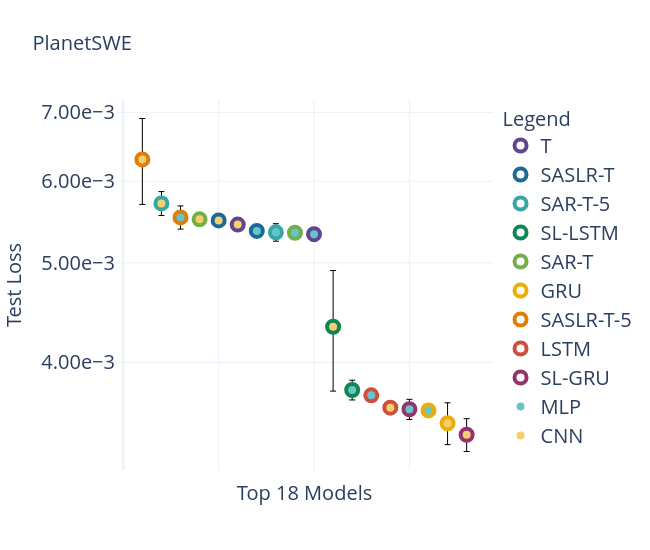
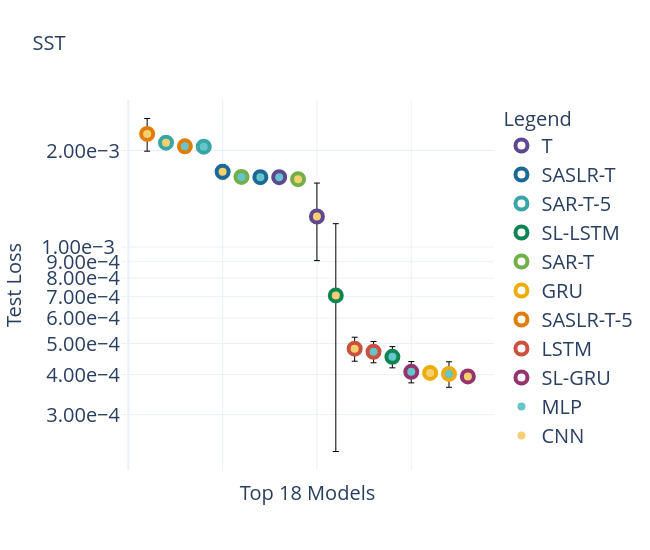
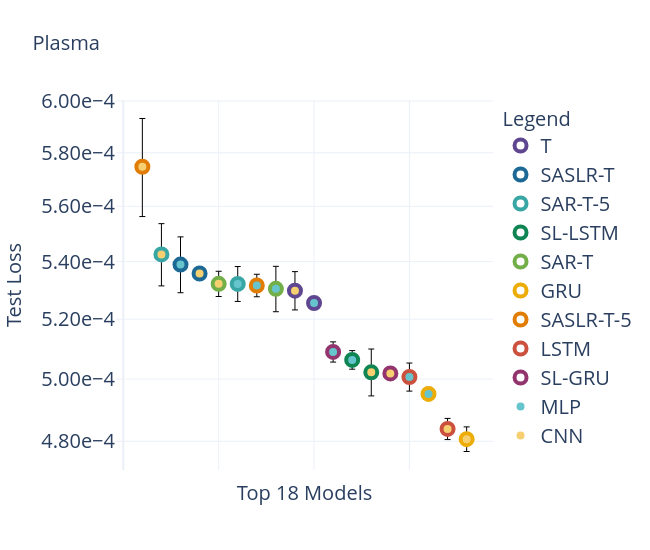

The code cell stored with these charts, in order, in its notebook:
### Code cell
# Limit the encoders plotted
if 1:
    encoders = ['vanilla_transformer', 'sindy_attention_transformer_rollout_5', 'sindy_attention_transformer_rollout', 'sindy_attention_sindy_loss_transformer_rollout_5', 'sindy_attention_sindy_loss_transformer_rollout', 'sindy_loss_gru', 'sindy_loss_lstm', 'lstm', 'gru']
else:
    encoders = None

for dataset in ['planetswe', 'sst', 'plasma']:
    pass
    print(f.renderText(dataset))
    plots.plot_model_results_scatter(results, dataset, top_n=None, save=False, fname=f"{dataset}_best_scatter", title_fontsize=20, axes_fontsize=20, legend_fontsize=20, reverse=False, encoders=encoders, results_type=results_type)
print(helpers.create_results_table(results, datasets=['plasma', 'sst', 'planetswe'], results_type=results_type))

### Figure 1 — Plotly figure (JSON) as saved in the notebook; plotly's stock layout.template omitted (floating-point values rounded to 4 significant figures)
{"data": [{"marker": {"color": "white", "line": {"color": "#5F4690", "width": 4}, "size": 12}, "mode": "markers", "name": "T", "showlegend": true, "type": "scatter", "x": [null], "y": [null]}, {"marker": {"color": "white", "line": {"color": "#1D6996", "width": 4}, "size": 12}, "mode": "markers", "name": "SASLR-T", "showlegend": true, "type": "scatter", "x": [null], "y": [null]}, {"marker": {"color": "white", "line": {"color": "#38A6A5", "width": 4}, "size": 12}, "mode": "markers", "name": "SAR-T-5", "showlegend": true, "type": "scatter", "x": [null], "y": [null]}, {"marker": {"color": "white", "line": {"color": "#0F8554", "width": 4}, "size": 12}, "mode": "markers", "name": "SL-LSTM", "showlegend": true, "type": "scatter", "x": [null], "y": [null]}, {"marker": {"color": "white", "line": {"color": "#73AF48", "width": 4}, "size": 12}, "mode": "markers", "name": "SAR-T", "showlegend": true, "type": "scatter", "x": [null], "y": [null]}, {"marker": {"color": "white", "line": {"color": "#EDAD08", "width": 4}, "size": 12}, "mode": "markers", "name": "GRU", "showlegend": true, "type": "scatter", "x": [null], "y": [null]}, {"marker": {"color": "white", "line": {"color": "#E17C05", "width": 4}, "size": 12}, "mode": "markers", "name": "SASLR-T-5", "showlegend": true, "type": "scatter", "x": [null], "y": [null]}, {"marker": {"color": "white", "line": {"color": "#CC503E", "width": 4}, "size": 12}, "mode": "markers", "name": "LSTM", "showlegend": true, "type": "scatter", "x": [null], "y": [null]}, {"marker": {"color": "white", "line": {"color": "#94346E", "width": 4}, "size": 12}, "mode": "markers", "name": "SL-GRU", "showlegend": true, "type": "scatter", "x": [null], "y": [null]}, {"marker": {"color": "#66C5CC", "line": {"color": "white", "width": 4}, "size": 12}, "mode": "markers", "name": "MLP", "showlegend": true, "type": "scatter", "x": [null], "y": [null]}, {"marker": {"color": "#F6CF71", "line": {"color": "white", "width": 4}, "size": 12}, "mode": "markers", "name": "CNN", "showlegend": true, "type": "scatter", "x": [null], "y": [null]}, {"error_y": {"array": [0.0006039], "color": "black", "thickness": 1, "type": "data", "visible": true, "width": 3}, "hovertemplate": "Encoder: sindy_attention_sindy_loss_transformer_rollout_5<br>Decoder: cnn<br>Mean Test Loss: 6.30e-03<br>Std Test Loss: 6.04e-04<br>Seeds: 5<br><extra></extra>", "marker": {"color": "#F6CF71", "line": {"color": "#E17C05", "width": 4}, "size": 12}, "mode": "markers", "name": "sindy_attention_sindy_loss_transformer_rollout_5-cnn", "showlegend": false, "type": "scatter", "x": [1], "y": [0.006301]}, {"error_y": {"array": [0.0001529], "color": "black", "thickness": 1, "type": "data", "visible": true, "width": 3}, "hovertemplate": "Encoder: sindy_attention_transformer_rollout_5<br>Decoder: cnn<br>Mean Test Loss: 5.71e-03<br>Std Test Loss: 1.53e-04<br>Seeds: 5<br><extra></extra>", "marker": {"color": "#F6CF71", "line": {"color": "#38A6A5", "width": 4}, "size": 12}, "mode": "markers", "name": "sindy_attention_transformer_rollout_5-cnn", "showlegend": false, "type": "scatter", "x": [2], "y": [0.00571]}, {"error_y": {"array": [0.0001434], "color": "black", "thickness": 1, "type": "data", "visible": true, "width": 3}, "hovertemplate": "Encoder: sindy_attention_sindy_loss_transformer_rollout_5<br>Decoder: mlp<br>Mean Test Loss: 5.53e-03<br>Std Test Loss: 1.43e-04<br>Seeds: 5<br><extra></extra>", "marker": {"color": "#66C5CC", "line": {"color": "#E17C05", "width": 4}, "size": 12}, "mode": "markers", "name": "sindy_attention_sindy_loss_transformer_rollout_5-mlp", "showlegend": false, "type": "scatter", "x": [3], "y": [0.005534]}, {"error_y": {"array": [6.233e-05], "color": "black", "thickness": 1, "type": "data", "visible": true, "width": 3}, "hovertemplate": "Encoder: sindy_attention_transformer_rollout<br>Decoder: cnn<br>Mean Test Loss: 5.51e-03<br>Std Test Loss: 6.23e-05<br>Seeds: 5<br><extra></extra>", "marker": {"color": "#F6CF71", "line": {"color": "#73AF48", "width": 4}, "size": 12}, "mode": "markers", "name": "sindy_attention_transformer_rollout-cnn", "showlegend": false, "type": "scatter", "x": [4], "y": [0.00551]}, {"error_y": {"array": [6.81e-05], "color": "black", "thickness": 1, "type": "data", "visible": true, "width": 3}, "hovertemplate": "Encoder: sindy_attention_sindy_loss_transformer_rollout<br>Decoder: cnn<br>Mean Test Loss: 5.50e-03<br>Std Test Loss: 6.81e-05<br>Seeds: 5<br><extra></extra>", "marker": {"color": "#F6CF71", "line": {"color": "#1D6996", "width": 4}, "size": 12}, "mode": "markers", "name": "sindy_attention_sindy_loss_transformer_rollout-cnn", "showlegend": false, "type": "scatter", "x": [5], "y": [0.005497]}, {"error_y": {"array": [2.687e-05], "color": "black", "thickness": 1, "type": "data", "visible": true, "width": 3}, "hovertemplate": "Encoder: vanilla_transformer<br>Decoder: cnn<br>Mean Test Loss: 5.45e-03<br>Std Test Loss: 2.69e-05<br>Seeds: 5<br><extra></extra>", "marker": {"color": "#F6CF71", "line": {"color": "#5F4690", "width": 4}, "size": 12}, "mode": "markers", "name": "vanilla_transformer-cnn", "showlegend": false, "type": "scatter", "x": [6], "y": [0.005446]}, {"error_y": {"array": [5.23e-05], "color": "black", "thickness": 1, "type": "data", "visible": true, "width": 3}, "hovertemplate": "Encoder: sindy_attention_sindy_loss_transformer_rollout<br>Decoder: mlp<br>Mean Test Loss: 5.37e-03<br>Std Test Loss: 5.23e-05<br>Seeds: 5<br><extra></extra>", "marker": {"color": "#66C5CC", "line": {"color": "#1D6996", "width": 4}, "size": 12}, "mode": "markers", "name": "sindy_attention_sindy_loss_transformer_rollout-mlp", "showlegend": false, "type": "scatter", "x": [7], "y": [0.005369]}, {"error_y": {"array": [0.0001047], "color": "black", "thickness": 1, "type": "data", "visible": true, "width": 3}, "hovertemplate": "Encoder: sindy_attention_transformer_rollout_5<br>Decoder: mlp<br>Mean Test Loss: 5.35e-03<br>Std Test Loss: 1.05e-04<br>Seeds: 5<br><extra></extra>", "marker": {"color": "#66C5CC", "line": {"color": "#38A6A5", "width": 4}, "size": 12}, "mode": "markers", "name": "sindy_attention_transformer_rollout_5-mlp", "showlegend": false, "type": "scatter", "x": [8], "y": [0.005352]}, {"error_y": {"array": [6.991e-05], "color": "black", "thickness": 1, "type": "data", "visible": true, "width": 3}, "hovertemplate": "Encoder: sindy_attention_transformer_rollout<br>Decoder: mlp<br>Mean Test Loss: 5.35e-03<br>Std Test Loss: 6.99e-05<br>Seeds: 5<br><extra></extra>", "marker": {"color": "#66C5CC", "line": {"color": "#73AF48", "width": 4}, "size": 12}, "mode": "markers", "name": "sindy_attention_transformer_rollout-mlp", "showlegend": false, "type": "scatter", "x": [9], "y": [0.005347]}, {"error_y": {"array": [8.061e-05], "color": "black", "thickness": 1, "type": "data", "visible": true, "width": 3}, "hovertemplate": "Encoder: vanilla_transformer<br>Decoder: mlp<br>Mean Test Loss: 5.33e-03<br>Std Test Loss: 8.06e-05<br>Seeds: 5<br><extra></extra>", "marker": {"color": "#66C5CC", "line": {"color": "#5F4690", "width": 4}, "size": 12}, "mode": "markers", "name": "vanilla_transformer-mlp", "showlegend": false, "type": "scatter", "x": [10], "y": [0.00533]}, {"error_y": {"array": [0.0005812], "color": "black", "thickness": 1, "type": "data", "visible": true, "width": 3}, "hovertemplate": "Encoder: sindy_loss_lstm<br>Decoder: cnn<br>Mean Test Loss: 4.33e-03<br>Std Test Loss: 5.81e-04<br>Seeds: 5<br><extra></extra>", "marker": {"color": "#F6CF71", "line": {"color": "#0F8554", "width": 4}, "size": 12}, "mode": "markers", "name": "sindy_loss_lstm-cnn", "showlegend": false, "type": "scatter", "x": [11], "y": [0.004333]}, {"error_y": {"array": [8.33e-05], "color": "black", "thickness": 1, "type": "data", "visible": true, "width": 3}, "hovertemplate": "Encoder: sindy_loss_lstm<br>Decoder: mlp<br>Mean Test Loss: 3.76e-03<br>Std Test Loss: 8.33e-05<br>Seeds: 5<br><extra></extra>", "marker": {"color": "#66C5CC", "line": {"color": "#0F8554", "width": 4}, "size": 12}, "mode": "markers", "name": "sindy_loss_lstm-mlp", "showlegend": false, "type": "scatter", "x": [12], "y": [0.003761]}, {"error_y": {"array": [3.783e-05], "color": "black", "thickness": 1, "type": "data", "visible": true, "width": 3}, "hovertemplate": "Encoder: lstm<br>Decoder: mlp<br>Mean Test Loss: 3.72e-03<br>Std Test Loss: 3.78e-05<br>Seeds: 5<br><extra></extra>", "marker": {"color": "#66C5CC", "line": {"color": "#CC503E", "width": 4}, "size": 12}, "mode": "markers", "name": "lstm-mlp", "showlegend": false, "type": "scatter", "x": [13], "y": [0.003717]}, {"error_y": {"array": [5.042e-05], "color": "black", "thickness": 1, "type": "data", "visible": true, "width": 3}, "hovertemplate": "Encoder: lstm<br>Decoder: cnn<br>Mean Test Loss: 3.61e-03<br>Std Test Loss: 5.04e-05<br>Seeds: 5<br><extra></extra>", "marker": {"color": "#F6CF71", "line": {"color": "#CC503E", "width": 4}, "size": 12}, "mode": "markers", "name": "lstm-cnn", "showlegend": false, "type": "scatter", "x": [14], "y": [0.003615]}, {"error_y": {"array": [8.097e-05], "color": "black", "thickness": 1, "type": "data", "visible": true, "width": 3}, "hovertemplate": "Encoder: sindy_loss_gru<br>Decoder: mlp<br>Mean Test Loss: 3.60e-03<br>Std Test Loss: 8.10e-05<br>Seeds: 5<br><extra></extra>", "marker": {"color": "#66C5CC", "line": {"color": "#94346E", "width": 4}, "size": 12}, "mode": "markers", "name": "sindy_loss_gru-mlp", "showlegend": false, "type": "scatter", "x": [15], "y": [0.003602]}, {"error_y": {"array": [4.593e-05], "color": "black", "thickness": 1, "type": "data", "visible": true, "width": 3}, "hovertemplate": "Encoder: gru<br>Decoder: mlp<br>Mean Test Loss: 3.59e-03<br>Std Test Loss: 4.59e-05<br>Seeds: 5<br><extra></extra>", "marker": {"color": "#66C5CC", "line": {"color": "#EDAD08", "width": 4}, "size": 12}, "mode": "markers", "name": "gru-mlp", "showlegend": false, "type": "scatter", "x": [16], "y": [0.003593]}, {"error_y": {"array": [0.0001634], "color": "black", "thickness": 1, "type": "data", "visible": true, "width": 3}, "hovertemplate": "Encoder: gru<br>Decoder: cnn<br>Mean Test Loss: 3.49e-03<br>Std Test Loss: 1.63e-04<br>Seeds: 5<br><extra></extra>", "marker": {"color": "#F6CF71", "line": {"color": "#EDAD08", "width": 4}, "size": 12}, "mode": "markers", "name": "gru-cnn", "showlegend": false, "type": "scatter", "x": [17], "y": [0.003492]}, {"error_y": {"array": [0.0001249], "color": "black", "thickness": 1, "type": "data", "visible": true, "width": 3}, "hovertemplate": "Encoder: sindy_loss_gru<br>Decoder: cnn<br>Mean Test Loss: 3.40e-03<br>Std Test Loss: 1.25e-04<br>Seeds: 5<br><extra></extra>", "marker": {"color": "#F6CF71", "line": {"color": "#94346E", "width": 4}, "size": 12}, "mode": "markers", "name": "sindy_loss_gru-cnn", "showlegend": false, "type": "scatter", "x": [18], "y": [0.003402]}], "layout": {"height": 550, "hovermode": "closest", "legend": {"font": {"size": 20}, "title": {"font": {"size": 20}, "text": "Legend"}}, "showlegend": true, "title": {"font": {"size": 20}, "text": "PlanetSWE"}, "width": 650, "xaxis": {"showticklabels": false, "tickfont": {"size": 20}, "title": {"font": {"size": 20}, "text": "Top 18 Models"}}, "yaxis": {"exponentformat": "E", "nticks": 5, "tickfont": {"size": 20}, "tickformat": "1.2e", "title": {"font": {"size": 20}, "text": "Test Loss"}, "type": "log"}}}

### Figure 2 — Plotly figure (JSON) as saved in the notebook; plotly's stock layout.template omitted (floating-point values rounded to 4 significant figures)
{"data": [{"marker": {"color": "white", "line": {"color": "#5F4690", "width": 4}, "size": 12}, "mode": "markers", "name": "T", "showlegend": true, "type": "scatter", "x": [null], "y": [null]}, {"marker": {"color": "white", "line": {"color": "#1D6996", "width": 4}, "size": 12}, "mode": "markers", "name": "SASLR-T", "showlegend": true, "type": "scatter", "x": [null], "y": [null]}, {"marker": {"color": "white", "line": {"color": "#38A6A5", "width": 4}, "size": 12}, "mode": "markers", "name": "SAR-T-5", "showlegend": true, "type": "scatter", "x": [null], "y": [null]}, {"marker": {"color": "white", "line": {"color": "#0F8554", "width": 4}, "size": 12}, "mode": "markers", "name": "SL-LSTM", "showlegend": true, "type": "scatter", "x": [null], "y": [null]}, {"marker": {"color": "white", "line": {"color": "#73AF48", "width": 4}, "size": 12}, "mode": "markers", "name": "SAR-T", "showlegend": true, "type": "scatter", "x": [null], "y": [null]}, {"marker": {"color": "white", "line": {"color": "#EDAD08", "width": 4}, "size": 12}, "mode": "markers", "name": "GRU", "showlegend": true, "type": "scatter", "x": [null], "y": [null]}, {"marker": {"color": "white", "line": {"color": "#E17C05", "width": 4}, "size": 12}, "mode": "markers", "name": "SASLR-T-5", "showlegend": true, "type": "scatter", "x": [null], "y": [null]}, {"marker": {"color": "white", "line": {"color": "#CC503E", "width": 4}, "size": 12}, "mode": "markers", "name": "LSTM", "showlegend": true, "type": "scatter", "x": [null], "y": [null]}, {"marker": {"color": "white", "line": {"color": "#94346E", "width": 4}, "size": 12}, "mode": "markers", "name": "SL-GRU", "showlegend": true, "type": "scatter", "x": [null], "y": [null]}, {"marker": {"color": "#66C5CC", "line": {"color": "white", "width": 4}, "size": 12}, "mode": "markers", "name": "MLP", "showlegend": true, "type": "scatter", "x": [null], "y": [null]}, {"marker": {"color": "#F6CF71", "line": {"color": "white", "width": 4}, "size": 12}, "mode": "markers", "name": "CNN", "showlegend": true, "type": "scatter", "x": [null], "y": [null]}, {"error_y": {"array": [0.0002636], "color": "black", "thickness": 1, "type": "data", "visible": true, "width": 3}, "hovertemplate": "Encoder: sindy_attention_sindy_loss_transformer_rollout_5<br>Decoder: cnn<br>Mean Test Loss: 2.25e-03<br>Std Test Loss: 2.64e-04<br>Seeds: 5<br><extra></extra>", "marker": {"color": "#F6CF71", "line": {"color": "#E17C05", "width": 4}, "size": 12}, "mode": "markers", "name": "sindy_attention_sindy_loss_transformer_rollout_5-cnn", "showlegend": false, "type": "scatter", "x": [1], "y": [0.002254]}, {"error_y": {"array": [1.797e-05], "color": "black", "thickness": 1, "type": "data", "visible": true, "width": 3}, "hovertemplate": "Encoder: sindy_attention_transformer_rollout_5<br>Decoder: cnn<br>Mean Test Loss: 2.12e-03<br>Std Test Loss: 1.80e-05<br>Seeds: 5<br><extra></extra>", "marker": {"color": "#F6CF71", "line": {"color": "#38A6A5", "width": 4}, "size": 12}, "mode": "markers", "name": "sindy_attention_transformer_rollout_5-cnn", "showlegend": false, "type": "scatter", "x": [2], "y": [0.002116]}, {"error_y": {"array": [1.633e-05], "color": "black", "thickness": 1, "type": "data", "visible": true, "width": 3}, "hovertemplate": "Encoder: sindy_attention_sindy_loss_transformer_rollout_5<br>Decoder: mlp<br>Mean Test Loss: 2.06e-03<br>Std Test Loss: 1.63e-05<br>Seeds: 5<br><extra></extra>", "marker": {"color": "#66C5CC", "line": {"color": "#E17C05", "width": 4}, "size": 12}, "mode": "markers", "name": "sindy_attention_sindy_loss_transformer_rollout_5-mlp", "showlegend": false, "type": "scatter", "x": [3], "y": [0.002061]}, {"error_y": {"array": [1.352e-05], "color": "black", "thickness": 1, "type": "data", "visible": true, "width": 3}, "hovertemplate": "Encoder: sindy_attention_transformer_rollout_5<br>Decoder: mlp<br>Mean Test Loss: 2.06e-03<br>Std Test Loss: 1.35e-05<br>Seeds: 5<br><extra></extra>", "marker": {"color": "#66C5CC", "line": {"color": "#38A6A5", "width": 4}, "size": 12}, "mode": "markers", "name": "sindy_attention_transformer_rollout_5-mlp", "showlegend": false, "type": "scatter", "x": [4], "y": [0.002057]}, {"error_y": {"array": [8.496e-05], "color": "black", "thickness": 1, "type": "data", "visible": true, "width": 3}, "hovertemplate": "Encoder: sindy_attention_sindy_loss_transformer_rollout<br>Decoder: cnn<br>Mean Test Loss: 1.72e-03<br>Std Test Loss: 8.50e-05<br>Seeds: 5<br><extra></extra>", "marker": {"color": "#F6CF71", "line": {"color": "#1D6996", "width": 4}, "size": 12}, "mode": "markers", "name": "sindy_attention_sindy_loss_transformer_rollout-cnn", "showlegend": false, "type": "scatter", "x": [5], "y": [0.001717]}, {"error_y": {"array": [1.05e-05], "color": "black", "thickness": 1, "type": "data", "visible": true, "width": 3}, "hovertemplate": "Encoder: sindy_attention_transformer_rollout<br>Decoder: mlp<br>Mean Test Loss: 1.65e-03<br>Std Test Loss: 1.05e-05<br>Seeds: 5<br><extra></extra>", "marker": {"color": "#66C5CC", "line": {"color": "#73AF48", "width": 4}, "size": 12}, "mode": "markers", "name": "sindy_attention_transformer_rollout-mlp", "showlegend": false, "type": "scatter", "x": [6], "y": [0.001655]}, {"error_y": {"array": [7.526e-06], "color": "black", "thickness": 1, "type": "data", "visible": true, "width": 3}, "hovertemplate": "Encoder: sindy_attention_sindy_loss_transformer_rollout<br>Decoder: mlp<br>Mean Test Loss: 1.65e-03<br>Std Test Loss: 7.53e-06<br>Seeds: 5<br><extra></extra>", "marker": {"color": "#66C5CC", "line": {"color": "#1D6996", "width": 4}, "size": 12}, "mode": "markers", "name": "sindy_attention_sindy_loss_transformer_rollout-mlp", "showlegend": false, "type": "scatter", "x": [7], "y": [0.001652]}, {"error_y": {"array": [8.835e-06], "color": "black", "thickness": 1, "type": "data", "visible": true, "width": 3}, "hovertemplate": "Encoder: vanilla_transformer<br>Decoder: mlp<br>Mean Test Loss: 1.65e-03<br>Std Test Loss: 8.84e-06<br>Seeds: 5<br><extra></extra>", "marker": {"color": "#66C5CC", "line": {"color": "#5F4690", "width": 4}, "size": 12}, "mode": "markers", "name": "vanilla_transformer-mlp", "showlegend": false, "type": "scatter", "x": [8], "y": [0.001652]}, {"error_y": {"array": [5.29e-05], "color": "black", "thickness": 1, "type": "data", "visible": true, "width": 3}, "hovertemplate": "Encoder: sindy_attention_transformer_rollout<br>Decoder: cnn<br>Mean Test Loss: 1.63e-03<br>Std Test Loss: 5.29e-05<br>Seeds: 5<br><extra></extra>", "marker": {"color": "#F6CF71", "line": {"color": "#73AF48", "width": 4}, "size": 12}, "mode": "markers", "name": "sindy_attention_transformer_rollout-cnn", "showlegend": false, "type": "scatter", "x": [9], "y": [0.001628]}, {"error_y": {"array": [0.0003384], "color": "black", "thickness": 1, "type": "data", "visible": true, "width": 3}, "hovertemplate": "Encoder: vanilla_transformer<br>Decoder: cnn<br>Mean Test Loss: 1.25e-03<br>Std Test Loss: 3.38e-04<br>Seeds: 5<br><extra></extra>", "marker": {"color": "#F6CF71", "line": {"color": "#5F4690", "width": 4}, "size": 12}, "mode": "markers", "name": "vanilla_transformer-cnn", "showlegend": false, "type": "scatter", "x": [10], "y": [0.001245]}, {"error_y": {"array": [0.0004762], "color": "black", "thickness": 1, "type": "data", "visible": true, "width": 3}, "hovertemplate": "Encoder: sindy_loss_lstm<br>Decoder: cnn<br>Mean Test Loss: 7.06e-04<br>Std Test Loss: 4.76e-04<br>Seeds: 5<br><extra></extra>", "marker": {"color": "#F6CF71", "line": {"color": "#0F8554", "width": 4}, "size": 12}, "mode": "markers", "name": "sindy_loss_lstm-cnn", "showlegend": false, "type": "scatter", "x": [11], "y": [0.0007064]}, {"error_y": {"array": [4.142e-05], "color": "black", "thickness": 1, "type": "data", "visible": true, "width": 3}, "hovertemplate": "Encoder: lstm<br>Decoder: cnn<br>Mean Test Loss: 4.82e-04<br>Std Test Loss: 4.14e-05<br>Seeds: 5<br><extra></extra>", "marker": {"color": "#F6CF71", "line": {"color": "#CC503E", "width": 4}, "size": 12}, "mode": "markers", "name": "lstm-cnn", "showlegend": false, "type": "scatter", "x": [12], "y": [0.0004817]}, {"error_y": {"array": [3.593e-05], "color": "black", "thickness": 1, "type": "data", "visible": true, "width": 3}, "hovertemplate": "Encoder: lstm<br>Decoder: mlp<br>Mean Test Loss: 4.71e-04<br>Std Test Loss: 3.59e-05<br>Seeds: 5<br><extra></extra>", "marker": {"color": "#66C5CC", "line": {"color": "#CC503E", "width": 4}, "size": 12}, "mode": "markers", "name": "lstm-mlp", "showlegend": false, "type": "scatter", "x": [13], "y": [0.0004712]}, {"error_y": {"array": [3.455e-05], "color": "black", "thickness": 1, "type": "data", "visible": true, "width": 3}, "hovertemplate": "Encoder: sindy_loss_lstm<br>Decoder: mlp<br>Mean Test Loss: 4.54e-04<br>Std Test Loss: 3.46e-05<br>Seeds: 5<br><extra></extra>", "marker": {"color": "#66C5CC", "line": {"color": "#0F8554", "width": 4}, "size": 12}, "mode": "markers", "name": "sindy_loss_lstm-mlp", "showlegend": false, "type": "scatter", "x": [14], "y": [0.0004544]}, {"error_y": {"array": [3.116e-05], "color": "black", "thickness": 1, "type": "data", "visible": true, "width": 3}, "hovertemplate": "Encoder: sindy_loss_gru<br>Decoder: mlp<br>Mean Test Loss: 4.08e-04<br>Std Test Loss: 3.12e-05<br>Seeds: 5<br><extra></extra>", "marker": {"color": "#66C5CC", "line": {"color": "#94346E", "width": 4}, "size": 12}, "mode": "markers", "name": "sindy_loss_gru-mlp", "showlegend": false, "type": "scatter", "x": [15], "y": [0.0004079]}, {"error_y": {"array": [1.797e-05], "color": "black", "thickness": 1, "type": "data", "visible": true, "width": 3}, "hovertemplate": "Encoder: gru<br>Decoder: cnn<br>Mean Test Loss: 4.05e-04<br>Std Test Loss: 1.80e-05<br>Seeds: 5<br><extra></extra>", "marker": {"color": "#F6CF71", "line": {"color": "#EDAD08", "width": 4}, "size": 12}, "mode": "markers", "name": "gru-cnn", "showlegend": false, "type": "scatter", "x": [16], "y": [0.0004048]}, {"error_y": {"array": [3.671e-05], "color": "black", "thickness": 1, "type": "data", "visible": true, "width": 3}, "hovertemplate": "Encoder: gru<br>Decoder: mlp<br>Mean Test Loss: 4.02e-04<br>Std Test Loss: 3.67e-05<br>Seeds: 5<br><extra></extra>", "marker": {"color": "#66C5CC", "line": {"color": "#EDAD08", "width": 4}, "size": 12}, "mode": "markers", "name": "gru-mlp", "showlegend": false, "type": "scatter", "x": [17], "y": [0.0004018]}, {"error_y": {"array": [1.02e-05], "color": "black", "thickness": 1, "type": "data", "visible": true, "width": 3}, "hovertemplate": "Encoder: sindy_loss_gru<br>Decoder: cnn<br>Mean Test Loss: 3.95e-04<br>Std Test Loss: 1.02e-05<br>Seeds: 5<br><extra></extra>", "marker": {"color": "#F6CF71", "line": {"color": "#94346E", "width": 4}, "size": 12}, "mode": "markers", "name": "sindy_loss_gru-cnn", "showlegend": false, "type": "scatter", "x": [18], "y": [0.0003948]}], "layout": {"height": 550, "hovermode": "closest", "legend": {"font": {"size": 20}, "title": {"font": {"size": 20}, "text": "Legend"}}, "showlegend": true, "title": {"font": {"size": 20}, "text": "SST"}, "width": 650, "xaxis": {"showticklabels": false, "tickfont": {"size": 20}, "title": {"font": {"size": 20}, "text": "Top 18 Models"}}, "yaxis": {"exponentformat": "E", "nticks": 5, "tickfont": {"size": 20}, "tickformat": "1.2e", "title": {"font": {"size": 20}, "text": "Test Loss"}, "type": "log"}}}

### Figure 3 — Plotly figure (JSON) as saved in the notebook; plotly's stock layout.template omitted (floating-point values rounded to 4 significant figures)
{"data": [{"marker": {"color": "white", "line": {"color": "#5F4690", "width": 4}, "size": 12}, "mode": "markers", "name": "T", "showlegend": true, "type": "scatter", "x": [null], "y": [null]}, {"marker": {"color": "white", "line": {"color": "#1D6996", "width": 4}, "size": 12}, "mode": "markers", "name": "SASLR-T", "showlegend": true, "type": "scatter", "x": [null], "y": [null]}, {"marker": {"color": "white", "line": {"color": "#38A6A5", "width": 4}, "size": 12}, "mode": "markers", "name": "SAR-T-5", "showlegend": true, "type": "scatter", "x": [null], "y": [null]}, {"marker": {"color": "white", "line": {"color": "#0F8554", "width": 4}, "size": 12}, "mode": "markers", "name": "SL-LSTM", "showlegend": true, "type": "scatter", "x": [null], "y": [null]}, {"marker": {"color": "white", "line": {"color": "#73AF48", "width": 4}, "size": 12}, "mode": "markers", "name": "SAR-T", "showlegend": true, "type": "scatter", "x": [null], "y": [null]}, {"marker": {"color": "white", "line": {"color": "#EDAD08", "width": 4}, "size": 12}, "mode": "markers", "name": "GRU", "showlegend": true, "type": "scatter", "x": [null], "y": [null]}, {"marker": {"color": "white", "line": {"color": "#E17C05", "width": 4}, "size": 12}, "mode": "markers", "name": "SASLR-T-5", "showlegend": true, "type": "scatter", "x": [null], "y": [null]}, {"marker": {"color": "white", "line": {"color": "#CC503E", "width": 4}, "size": 12}, "mode": "markers", "name": "LSTM", "showlegend": true, "type": "scatter", "x": [null], "y": [null]}, {"marker": {"color": "white", "line": {"color": "#94346E", "width": 4}, "size": 12}, "mode": "markers", "name": "SL-GRU", "showlegend": true, "type": "scatter", "x": [null], "y": [null]}, {"marker": {"color": "#66C5CC", "line": {"color": "white", "width": 4}, "size": 12}, "mode": "markers", "name": "MLP", "showlegend": true, "type": "scatter", "x": [null], "y": [null]}, {"marker": {"color": "#F6CF71", "line": {"color": "white", "width": 4}, "size": 12}, "mode": "markers", "name": "CNN", "showlegend": true, "type": "scatter", "x": [null], "y": [null]}, {"error_y": {"array": [1.848e-05], "color": "black", "thickness": 1, "type": "data", "visible": true, "width": 3}, "hovertemplate": "Encoder: sindy_attention_sindy_loss_transformer_rollout_5<br>Decoder: cnn<br>Mean Test Loss: 5.75e-04<br>Std Test Loss: 1.85e-05<br>Seeds: 5<br><extra></extra>", "marker": {"color": "#F6CF71", "line": {"color": "#E17C05", "width": 4}, "size": 12}, "mode": "markers", "name": "sindy_attention_sindy_loss_transformer_rollout_5-cnn", "showlegend": false, "type": "scatter", "x": [1], "y": [0.0005747]}, {"error_y": {"array": [1.107e-05], "color": "black", "thickness": 1, "type": "data", "visible": true, "width": 3}, "hovertemplate": "Encoder: sindy_attention_transformer_rollout_5<br>Decoder: cnn<br>Mean Test Loss: 5.43e-04<br>Std Test Loss: 1.11e-05<br>Seeds: 5<br><extra></extra>", "marker": {"color": "#F6CF71", "line": {"color": "#38A6A5", "width": 4}, "size": 12}, "mode": "markers", "name": "sindy_attention_transformer_rollout_5-cnn", "showlegend": false, "type": "scatter", "x": [2], "y": [0.0005426]}, {"error_y": {"array": [9.869e-06], "color": "black", "thickness": 1, "type": "data", "visible": true, "width": 3}, "hovertemplate": "Encoder: sindy_attention_sindy_loss_transformer_rollout<br>Decoder: mlp<br>Mean Test Loss: 5.39e-04<br>Std Test Loss: 9.87e-06<br>Seeds: 5<br><extra></extra>", "marker": {"color": "#66C5CC", "line": {"color": "#1D6996", "width": 4}, "size": 12}, "mode": "markers", "name": "sindy_attention_sindy_loss_transformer_rollout-mlp", "showlegend": false, "type": "scatter", "x": [3], "y": [0.000539]}, {"error_y": {"array": [1.796e-06], "color": "black", "thickness": 1, "type": "data", "visible": true, "width": 3}, "hovertemplate": "Encoder: sindy_attention_sindy_loss_transformer_rollout<br>Decoder: cnn<br>Mean Test Loss: 5.36e-04<br>Std Test Loss: 1.80e-06<br>Seeds: 5<br><extra></extra>", "marker": {"color": "#F6CF71", "line": {"color": "#1D6996", "width": 4}, "size": 12}, "mode": "markers", "name": "sindy_attention_sindy_loss_transformer_rollout-cnn", "showlegend": false, "type": "scatter", "x": [4], "y": [0.0005358]}, {"error_y": {"array": [4.403e-06], "color": "black", "thickness": 1, "type": "data", "visible": true, "width": 3}, "hovertemplate": "Encoder: sindy_attention_transformer_rollout<br>Decoder: cnn<br>Mean Test Loss: 5.32e-04<br>Std Test Loss: 4.40e-06<br>Seeds: 5<br><extra></extra>", "marker": {"color": "#F6CF71", "line": {"color": "#73AF48", "width": 4}, "size": 12}, "mode": "markers", "name": "sindy_attention_transformer_rollout-cnn", "showlegend": false, "type": "scatter", "x": [5], "y": [0.0005322]}, {"error_y": {"array": [6.094e-06], "color": "black", "thickness": 1, "type": "data", "visible": true, "width": 3}, "hovertemplate": "Encoder: sindy_attention_transformer_rollout_5<br>Decoder: mlp<br>Mean Test Loss: 5.32e-04<br>Std Test Loss: 6.09e-06<br>Seeds: 5<br><extra></extra>", "marker": {"color": "#66C5CC", "line": {"color": "#38A6A5", "width": 4}, "size": 12}, "mode": "markers", "name": "sindy_attention_transformer_rollout_5-mlp", "showlegend": false, "type": "scatter", "x": [6], "y": [0.0005322]}, {"error_y": {"array": [3.922e-06], "color": "black", "thickness": 1, "type": "data", "visible": true, "width": 3}, "hovertemplate": "Encoder: sindy_attention_sindy_loss_transformer_rollout_5<br>Decoder: mlp<br>Mean Test Loss: 5.32e-04<br>Std Test Loss: 3.92e-06<br>Seeds: 5<br><extra></extra>", "marker": {"color": "#66C5CC", "line": {"color": "#E17C05", "width": 4}, "size": 12}, "mode": "markers", "name": "sindy_attention_sindy_loss_transformer_rollout_5-mlp", "showlegend": false, "type": "scatter", "x": [7], "y": [0.0005316]}, {"error_y": {"array": [7.901e-06], "color": "black", "thickness": 1, "type": "data", "visible": true, "width": 3}, "hovertemplate": "Encoder: sindy_attention_transformer_rollout<br>Decoder: mlp<br>Mean Test Loss: 5.30e-04<br>Std Test Loss: 7.90e-06<br>Seeds: 5<br><extra></extra>", "marker": {"color": "#66C5CC", "line": {"color": "#73AF48", "width": 4}, "size": 12}, "mode": "markers", "name": "sindy_attention_transformer_rollout-mlp", "showlegend": false, "type": "scatter", "x": [8], "y": [0.0005305]}, {"error_y": {"array": [6.657e-06], "color": "black", "thickness": 1, "type": "data", "visible": true, "width": 3}, "hovertemplate": "Encoder: vanilla_transformer<br>Decoder: cnn<br>Mean Test Loss: 5.30e-04<br>Std Test Loss: 6.66e-06<br>Seeds: 5<br><extra></extra>", "marker": {"color": "#F6CF71", "line": {"color": "#5F4690", "width": 4}, "size": 12}, "mode": "markers", "name": "vanilla_transformer-cnn", "showlegend": false, "type": "scatter", "x": [9], "y": [0.0005298]}, {"error_y": {"array": [1.779e-06], "color": "black", "thickness": 1, "type": "data", "visible": true, "width": 3}, "hovertemplate": "Encoder: vanilla_transformer<br>Decoder: mlp<br>Mean Test Loss: 5.26e-04<br>Std Test Loss: 1.78e-06<br>Seeds: 5<br><extra></extra>", "marker": {"color": "#66C5CC", "line": {"color": "#5F4690", "width": 4}, "size": 12}, "mode": "markers", "name": "vanilla_transformer-mlp", "showlegend": false, "type": "scatter", "x": [10], "y": [0.0005256]}, {"error_y": {"array": [3.373e-06], "color": "black", "thickness": 1, "type": "data", "visible": true, "width": 3}, "hovertemplate": "Encoder: sindy_loss_gru<br>Decoder: mlp<br>Mean Test Loss: 5.09e-04<br>Std Test Loss: 3.37e-06<br>Seeds: 5<br><extra></extra>", "marker": {"color": "#66C5CC", "line": {"color": "#94346E", "width": 4}, "size": 12}, "mode": "markers", "name": "sindy_loss_gru-mlp", "showlegend": false, "type": "scatter", "x": [11], "y": [0.000509]}, {"error_y": {"array": [3.086e-06], "color": "black", "thickness": 1, "type": "data", "visible": true, "width": 3}, "hovertemplate": "Encoder: sindy_loss_lstm<br>Decoder: mlp<br>Mean Test Loss: 5.06e-04<br>Std Test Loss: 3.09e-06<br>Seeds: 5<br><extra></extra>", "marker": {"color": "#66C5CC", "line": {"color": "#0F8554", "width": 4}, "size": 12}, "mode": "markers", "name": "sindy_loss_lstm-mlp", "showlegend": false, "type": "scatter", "x": [12], "y": [0.0005063]}, {"error_y": {"array": [7.721e-06], "color": "black", "thickness": 1, "type": "data", "visible": true, "width": 3}, "hovertemplate": "Encoder: sindy_loss_lstm<br>Decoder: cnn<br>Mean Test Loss: 5.02e-04<br>Std Test Loss: 7.72e-06<br>Seeds: 5<br><extra></extra>", "marker": {"color": "#F6CF71", "line": {"color": "#0F8554", "width": 4}, "size": 12}, "mode": "markers", "name": "sindy_loss_lstm-cnn", "showlegend": false, "type": "scatter", "x": [13], "y": [0.0005022]}, {"error_y": {"array": [2.181e-06], "color": "black", "thickness": 1, "type": "data", "visible": true, "width": 3}, "hovertemplate": "Encoder: sindy_loss_gru<br>Decoder: cnn<br>Mean Test Loss: 5.02e-04<br>Std Test Loss: 2.18e-06<br>Seeds: 5<br><extra></extra>", "marker": {"color": "#F6CF71", "line": {"color": "#94346E", "width": 4}, "size": 12}, "mode": "markers", "name": "sindy_loss_gru-cnn", "showlegend": false, "type": "scatter", "x": [14], "y": [0.0005018]}, {"error_y": {"array": [4.609e-06], "color": "black", "thickness": 1, "type": "data", "visible": true, "width": 3}, "hovertemplate": "Encoder: lstm<br>Decoder: mlp<br>Mean Test Loss: 5.01e-04<br>Std Test Loss: 4.61e-06<br>Seeds: 5<br><extra></extra>", "marker": {"color": "#66C5CC", "line": {"color": "#CC503E", "width": 4}, "size": 12}, "mode": "markers", "name": "lstm-mlp", "showlegend": false, "type": "scatter", "x": [15], "y": [0.0005007]}, {"error_y": {"array": [2.139e-06], "color": "black", "thickness": 1, "type": "data", "visible": true, "width": 3}, "hovertemplate": "Encoder: gru<br>Decoder: mlp<br>Mean Test Loss: 4.95e-04<br>Std Test Loss: 2.14e-06<br>Seeds: 5<br><extra></extra>", "marker": {"color": "#66C5CC", "line": {"color": "#EDAD08", "width": 4}, "size": 12}, "mode": "markers", "name": "gru-mlp", "showlegend": false, "type": "scatter", "x": [16], "y": [0.0004951]}, {"error_y": {"array": [3.359e-06], "color": "black", "thickness": 1, "type": "data", "visible": true, "width": 3}, "hovertemplate": "Encoder: lstm<br>Decoder: cnn<br>Mean Test Loss: 4.84e-04<br>Std Test Loss: 3.36e-06<br>Seeds: 5<br><extra></extra>", "marker": {"color": "#F6CF71", "line": {"color": "#CC503E", "width": 4}, "size": 12}, "mode": "markers", "name": "lstm-cnn", "showlegend": false, "type": "scatter", "x": [17], "y": [0.0004839]}, {"error_y": {"array": [3.881e-06], "color": "black", "thickness": 1, "type": "data", "visible": true, "width": 3}, "hovertemplate": "Encoder: gru<br>Decoder: cnn<br>Mean Test Loss: 4.81e-04<br>Std Test Loss: 3.88e-06<br>Seeds: 5<br><extra></extra>", "marker": {"color": "#F6CF71", "line": {"color": "#EDAD08", "width": 4}, "size": 12}, "mode": "markers", "name": "gru-cnn", "showlegend": false, "type": "scatter", "x": [18], "y": [0.0004807]}], "layout": {"height": 550, "hovermode": "closest", "legend": {"font": {"size": 20}, "title": {"font": {"size": 20}, "text": "Legend"}}, "showlegend": true, "title": {"font": {"size": 20}, "text": "Plasma"}, "width": 650, "xaxis": {"showticklabels": false, "tickfont": {"size": 20}, "title": {"font": {"size": 20}, "text": "Top 18 Models"}}, "yaxis": {"exponentformat": "E", "nticks": 5, "tickfont": {"size": 20}, "tickformat": "1.2e", "title": {"font": {"size": 20}, "text": "Test Loss"}, "type": "log"}}}
